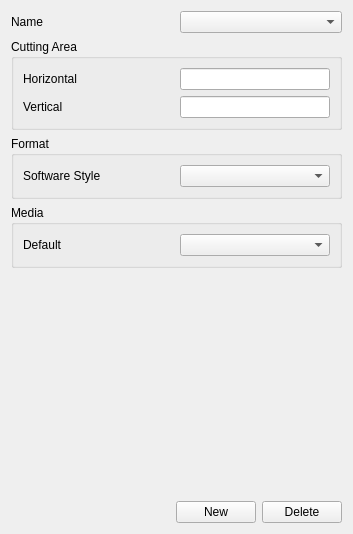
<?xml version="1.0" encoding="UTF-8"?>
<ui version="4.0">
 <class>DialogSettingsLaserCutterProfile</class>
 <widget class="QWidget" name="DialogSettingsLaserCutterProfile">
  <property name="geometry">
   <rect>
    <x>0</x>
    <y>0</y>
    <width>353</width>
    <height>534</height>
   </rect>
  </property>
  <property name="windowTitle">
   <string>Profile</string>
  </property>
  <layout class="QVBoxLayout" name="verticalLayout">
   <item>
    <layout class="QHBoxLayout" name="horizontalLayout">
     <item>
      <widget class="QLabel" name="label">
       <property name="text">
        <string>Name</string>
       </property>
      </widget>
     </item>
     <item>
      <widget class="Gui::PrefComboBox" name="comboBox">
       <property name="sizePolicy">
        <sizepolicy hsizetype="Preferred" vsizetype="Fixed">
         <horstretch>0</horstretch>
         <verstretch>0</verstretch>
        </sizepolicy>
       </property>
      </widget>
     </item>
    </layout>
   </item>
   <item>
    <widget class="QGroupBox" name="groupBox">
     <property name="title">
      <string>Cutting Area</string>
     </property>
     <layout class="QGridLayout" name="gridLayout">
      <item row="1" column="0">
       <widget class="QLabel" name="label_3">
        <property name="text">
         <string>Vertical</string>
        </property>
       </widget>
      </item>
      <item row="0" column="0">
       <widget class="QLabel" name="label_2">
        <property name="text">
         <string>Horizontal</string>
        </property>
       </widget>
      </item>
      <item row="0" column="1">
       <widget class="Gui::PrefLineEdit" name="lineEdit">
        <property name="sizePolicy">
         <sizepolicy hsizetype="Preferred" vsizetype="Fixed">
          <horstretch>0</horstretch>
          <verstretch>0</verstretch>
         </sizepolicy>
        </property>
       </widget>
      </item>
      <item row="1" column="1">
       <widget class="Gui::PrefLineEdit" name="lineEdit_2">
        <property name="sizePolicy">
         <sizepolicy hsizetype="Preferred" vsizetype="Fixed">
          <horstretch>0</horstretch>
          <verstretch>0</verstretch>
         </sizepolicy>
        </property>
       </widget>
      </item>
     </layout>
    </widget>
   </item>
   <item>
    <widget class="QGroupBox" name="groupBox_2">
     <property name="title">
      <string>Format</string>
     </property>
     <layout class="QGridLayout" name="gridLayout_2">
      <item row="0" column="0">
       <widget class="QLabel" name="label_4">
        <property name="text">
         <string>Software Style</string>
        </property>
       </widget>
      </item>
      <item row="0" column="1">
       <widget class="Gui::PrefComboBox" name="comboBox_2">
        <property name="sizePolicy">
         <sizepolicy hsizetype="Preferred" vsizetype="Fixed">
          <horstretch>0</horstretch>
          <verstretch>0</verstretch>
         </sizepolicy>
        </property>
       </widget>
      </item>
     </layout>
    </widget>
   </item>
   <item>
    <widget class="QGroupBox" name="groupBox_3">
     <property name="title">
      <string>Media</string>
     </property>
     <layout class="QGridLayout" name="gridLayout_3">
      <item row="0" column="1">
       <widget class="Gui::PrefComboBox" name="comboBox_3">
        <property name="sizePolicy">
         <sizepolicy hsizetype="Preferred" vsizetype="Fixed">
          <horstretch>0</horstretch>
          <verstretch>0</verstretch>
         </sizepolicy>
        </property>
       </widget>
      </item>
      <item row="0" column="0">
       <widget class="QLabel" name="label_5">
        <property name="text">
         <string>Default</string>
        </property>
       </widget>
      </item>
     </layout>
    </widget>
   </item>
   <item>
    <spacer name="verticalSpacer">
     <property name="orientation">
      <enum>Qt::Vertical</enum>
     </property>
     <property name="sizeHint" stdset="0">
      <size>
       <width>20</width>
       <height>40</height>
      </size>
     </property>
    </spacer>
   </item>
   <item>
    <layout class="QHBoxLayout" name="horizontalLayout_2">
     <item>
      <spacer name="horizontalSpacer">
       <property name="orientation">
        <enum>Qt::Horizontal</enum>
       </property>
       <property name="sizeHint" stdset="0">
        <size>
         <width>40</width>
         <height>20</height>
        </size>
       </property>
      </spacer>
     </item>
     <item>
      <widget class="QPushButton" name="pushButton">
       <property name="text">
        <string>New</string>
       </property>
      </widget>
     </item>
     <item>
      <widget class="QPushButton" name="pushButton_2">
       <property name="text">
        <string>Delete</string>
       </property>
      </widget>
     </item>
    </layout>
   </item>
  </layout>
 </widget>
 <customwidgets>
  <customwidget>
   <class>Gui::PrefComboBox</class>
   <extends>QComboBox</extends>
   <header>Gui/PrefWidgets.h</header>
  </customwidget>
  <customwidget>
   <class>Gui::PrefLineEdit</class>
   <extends>QLineEdit</extends>
   <header>Gui/PrefWidgets.h</header>
  </customwidget>
 </customwidgets>
 <resources/>
 <connections/>
</ui>
